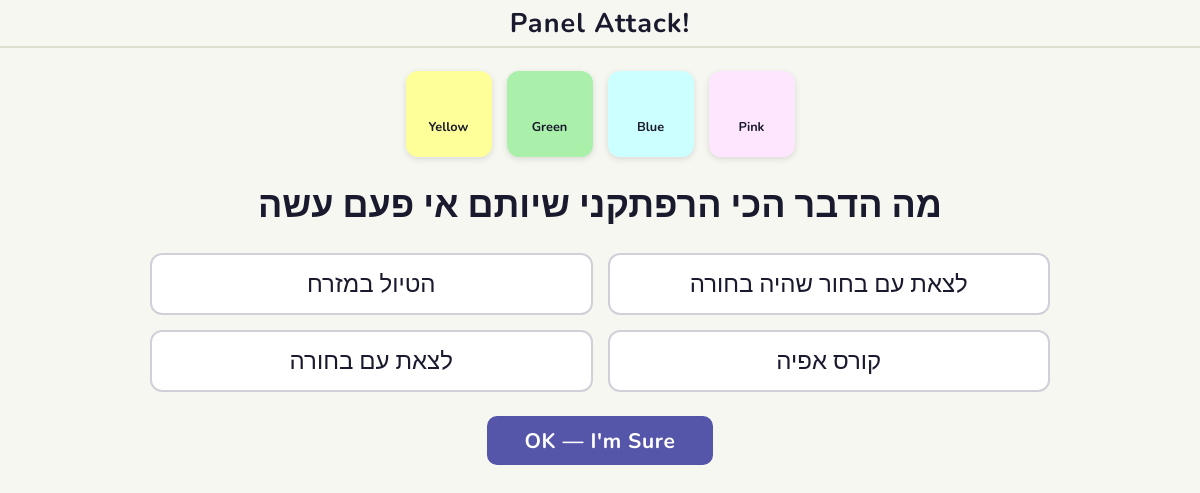
Page /panel_attack/1/ on the earlier database version.
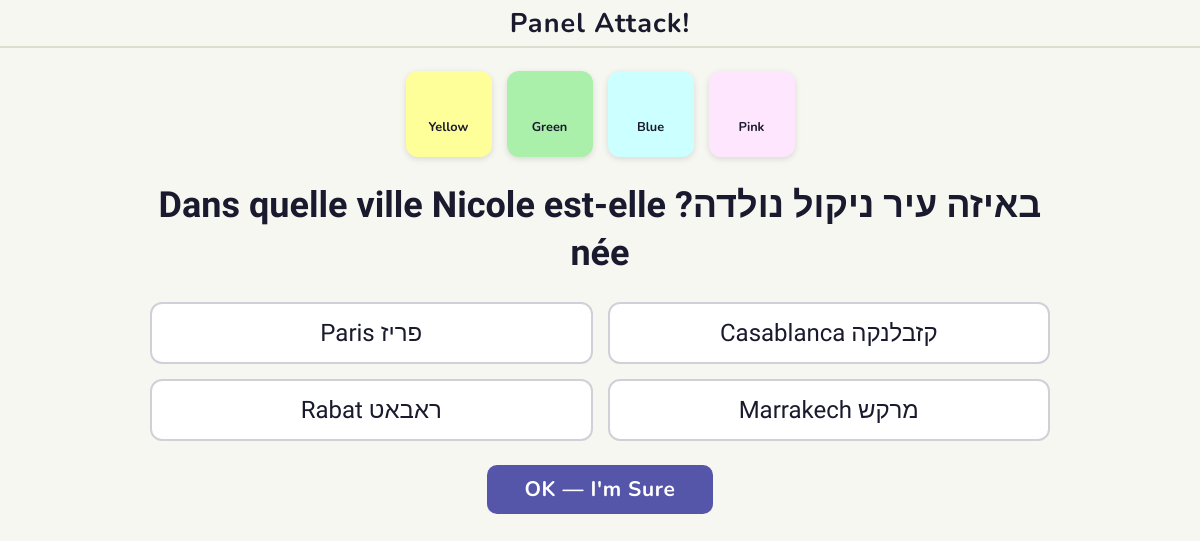
Same page on the later database version.
### panel_attack/models.py (models this page shows, shortened)
class Panel(models.Model):
    id=models.AutoField(primary_key=True)
    row=models.IntegerField()
    col = models.IntegerField()
    color = models.CharField(max_length=100)
    question=models.CharField(max_length=1000)
    correct_answer=models.CharField(max_length=1000)
    wrong_answer_1=models.CharField(max_length=1000)
    wrong_answer_2=models.CharField(max_length=1000)
    wrong_answer_3=models.CharField(max_length=1000)
    image = models.CharField(
        max_length=200,
        blank=True,
        null=True,
        help_text="Optional filename in static/images/questions/ (e.g. 'eiffel.jpg')"
    )

### panel_attack/views.py (the view)
# urls.py: path('panel_attack/<int:panel_id>/', views.panel_detail, name='panel_detail'),
def panel_detail(request, panel_id):
    try:
        panel = Panel.objects.get(id=panel_id)
        form = panelForm()
    except Panel.DoesNotExist:
        raise Http404('panel not found')
    question_phrase = panel.question
    questions_mixed=[panel.correct_answer,panel.wrong_answer_1,panel.wrong_answer_2,panel.wrong_answer_3]
    random.shuffle(questions_mixed)
    return render(request, 'panel_detail.html', {
        'panel': panel,
        'question_phrase':str(question_phrase) ,
        'questions_mixed':questions_mixed,
        'form':form
    })

### panel_attack/templates/panel_detail.html (shortened to what this page needs)
{% extends "base.html" %}
{% load static %}
{% block content %}
<form class="question-page" action="{% url 'index' %}" method="post">
    <div class="team-selector">
        <label class="team-tile">
            <span class="team-tile-inner" style="background-color: #ffff99;">
                <span class="team-label">Yellow</span>
            </span>
        </label>
        <label class="team-tile">
            <span class="team-tile-inner" style="background-color: #aaf0aa;">
                <span class="team-label">Green</span>
            </span>
        </label>
        <label class="team-tile">
            <span class="team-tile-inner" style="background-color: #ccffff;">
                <span class="team-label">Blue</span>
            </span>
        </label>
        <label class="team-tile">
            <span class="team-tile-inner" style="background-color: #ffe6ff;">
                <span class="team-label">Pink</span>
            </span>
        </label>
    </div>
    <div class="question-box">
        <p class="question-text">{{ question_phrase }}</p>
    </div>
    <div class="answers-grid">
        {% for answer in questions_mixed %}
        <label class="answer-option">
            <span class="answer-text">{{ answer }}</span>
        </label>
        {% endfor %}
    </div>
    <button type="submit" class="submit-btn">OK — I'm Sure</button>
</form>
{% endblock %}

Differences in the rows shown:
changed Panel: question "מה הדבר הכי הרפתקני שיותם אי פעם עשה" → "באיזה עיר ניקול נולדה? Dans quelle ville Nicole est-elle née"
Other differences:
new list line: "פריז Paris"
new list line: "קזבלנקה Casablanca"
new list line: "ראבאט Rabat"
new list line: "מרקש Marrakech"
list line gone: "הטיול במזרח"
list line gone: "לצאת עם בחור שהיה בחורה"
list line gone: "לצאת עם בחורה"
list line gone: "קורס אפיה"
